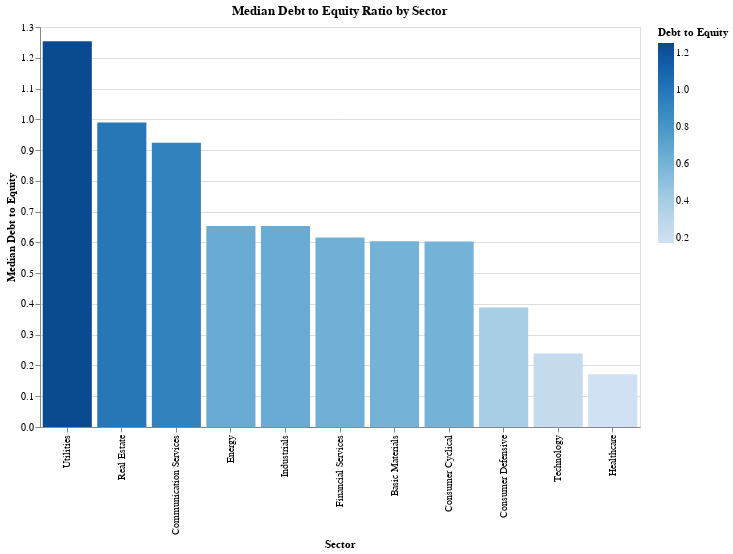

The cell this chart's notebook holds for it:
### Code cell
import altair as alt
import pandas as pd

# Assuming 'data' is your DataFrame loaded with the dataset

# Calculate the median 'Debt to Equity' ratio for each sector
median_debt_to_equity = data.groupby('Sector')['Debt to Equity'].median().reset_index()

# Create a bar chart with Altair
chart = alt.Chart(median_debt_to_equity).mark_bar().encode(
    x=alt.X('Sector:N', sort='-y'),  # Sort sectors by median 'Debt to Equity' descending
    y=alt.Y('Debt to Equity:Q', title='Median Debt to Equity'),
    color=alt.Color('Debt to Equity:Q', scale=alt.Scale(scheme='blues')),
    tooltip=[alt.Tooltip('Sector:N', title='Sector'), alt.Tooltip('Debt to Equity:Q', title='Median Debt to Equity', format='.2f')]
).properties(
    title='Median Debt to Equity Ratio by Sector',
    width=600,
    height=400
)

# Render the chart in the notebook
chart

### Figure 1 — Vega-Lite specification as saved in the notebook (floating-point values rounded to 4 significant figures)
{"config": {"view": {"continuousWidth": 300, "continuousHeight": 300}}, "data": {"name": "data-d907417478681cab58b6b497bf902561"}, "mark": {"type": "bar"}, "encoding": {"color": {"field": "Debt to Equity", "scale": {"scheme": "blues"}, "type": "quantitative"}, "tooltip": [{"field": "Sector", "title": "Sector", "type": "nominal"}, {"field": "Debt to Equity", "format": ".2f", "title": "Median Debt to Equity", "type": "quantitative"}], "x": {"field": "Sector", "sort": "-y", "type": "nominal"}, "y": {"field": "Debt to Equity", "title": "Median Debt to Equity", "type": "quantitative"}}, "height": 400, "title": "Median Debt to Equity Ratio by Sector", "width": 600, "$schema": "https://vega.github.io/schema/vega-lite/v5.16.3.json", "datasets": {"data-d907417478681cab58b6b497bf902561": [{"Sector": "Basic Materials", "Debt to Equity": 0.6037}, {"Sector": "Communication Services", "Debt to Equity": 0.9238}, {"Sector": "Consumer Cyclical", "Debt to Equity": 0.6031}, {"Sector": "Consumer Defensive", "Debt to Equity": 0.3881}, {"Sector": "Energy", "Debt to Equity": 0.6534}, {"Sector": "Financial Services", "Debt to Equity": 0.6158}, {"Sector": "Healthcare", "Debt to Equity": 0.1717}, {"Sector": "Industrials", "Debt to Equity": 0.6533}, {"Sector": "Real Estate", "Debt to Equity": 0.9895}, {"Sector": "Technology", "Debt to Equity": 0.2387}, {"Sector": "Utilities", "Debt to Equity": 1.254}]}}
